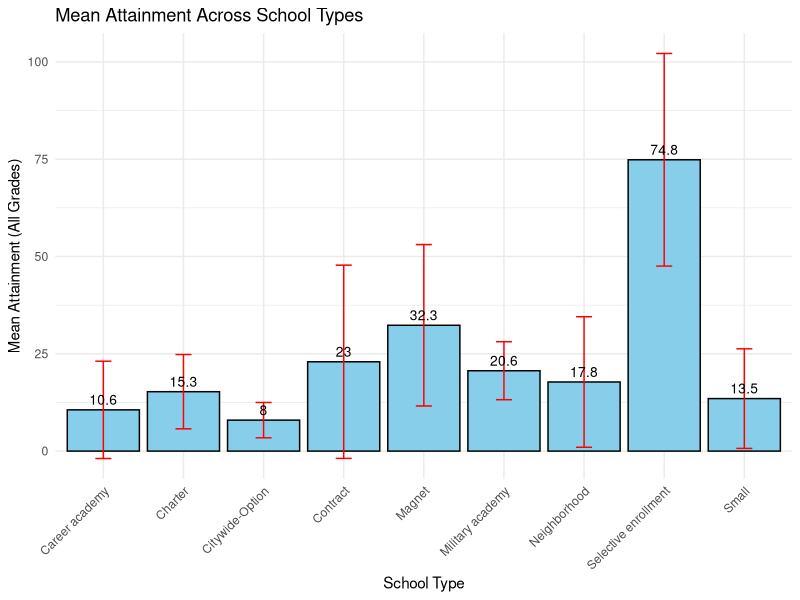
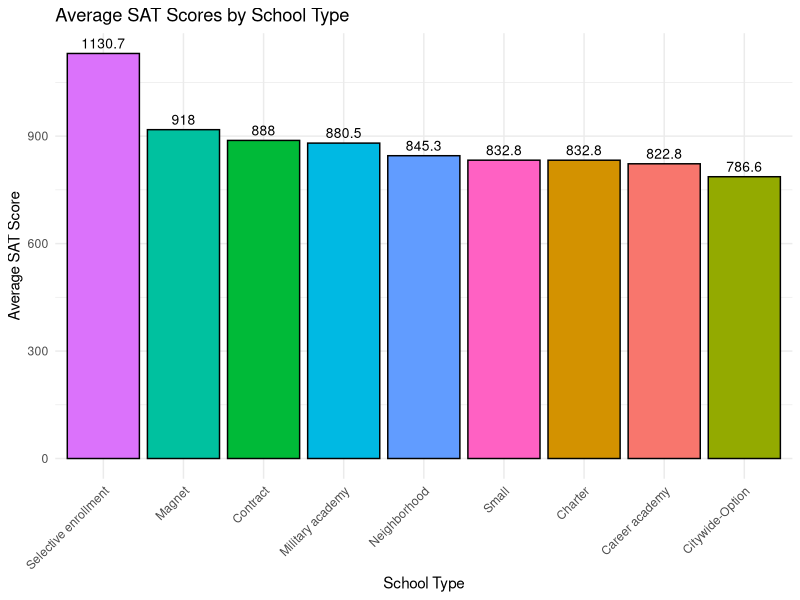
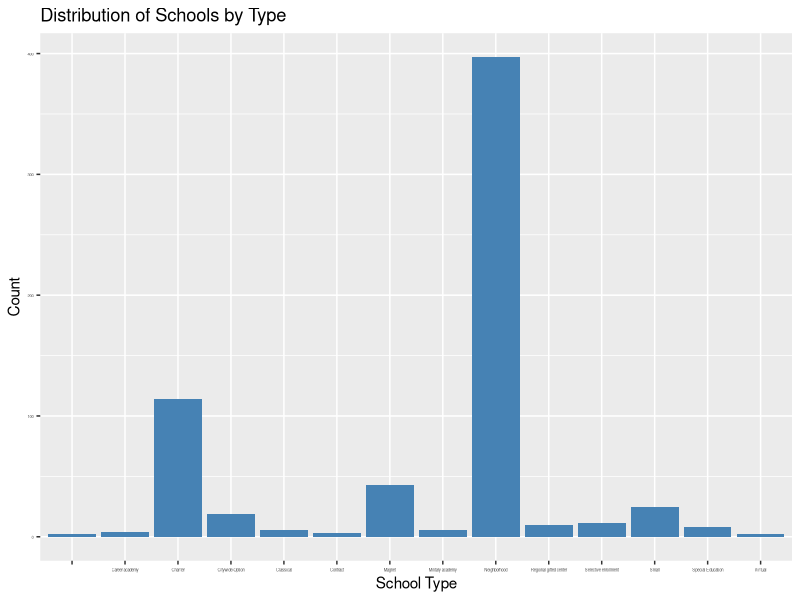
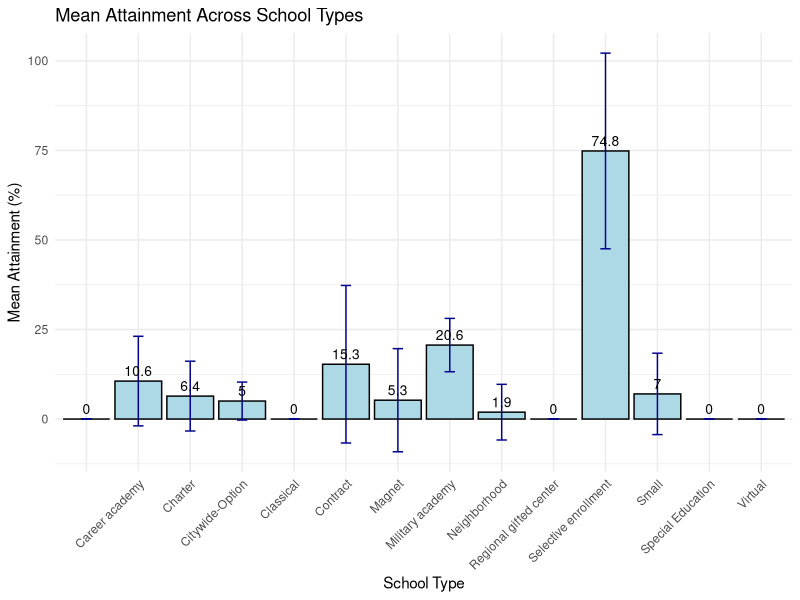
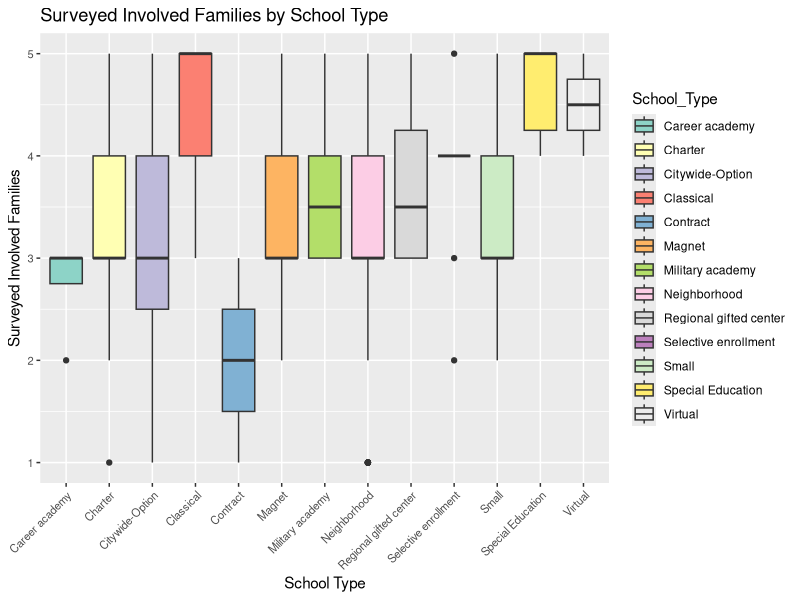
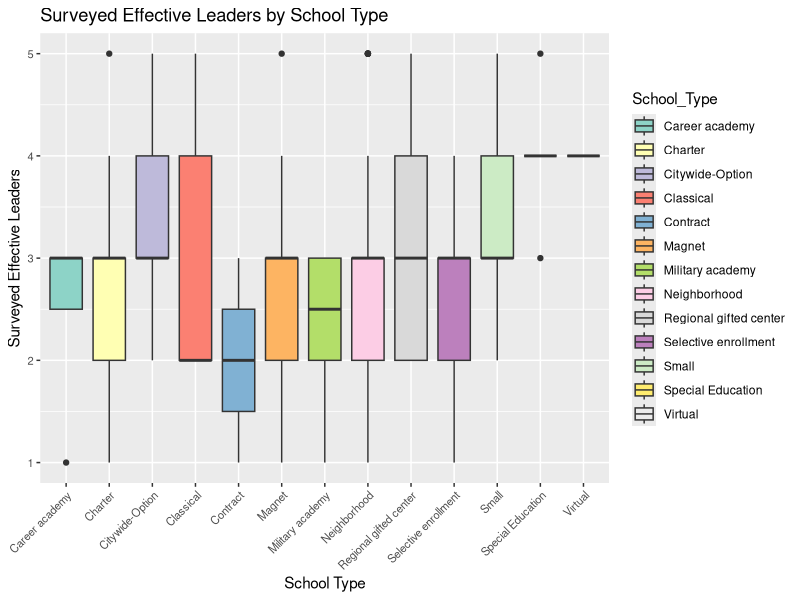
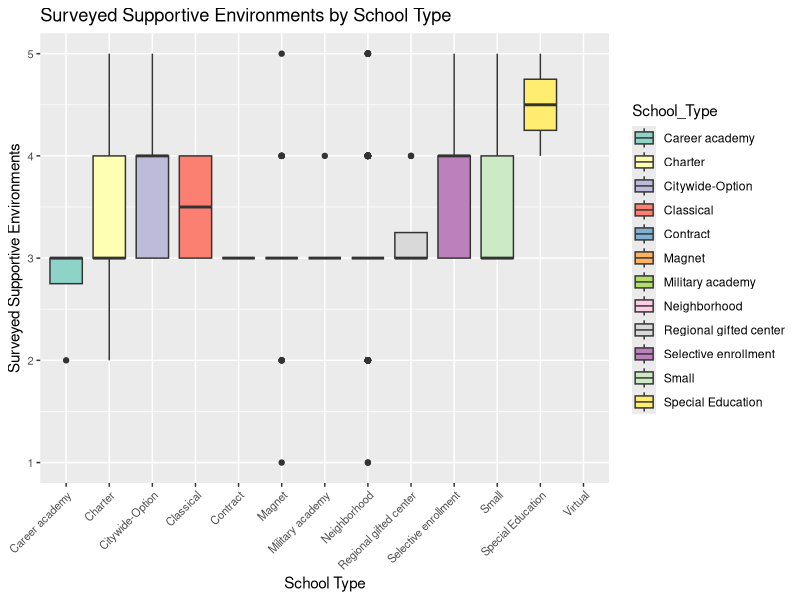
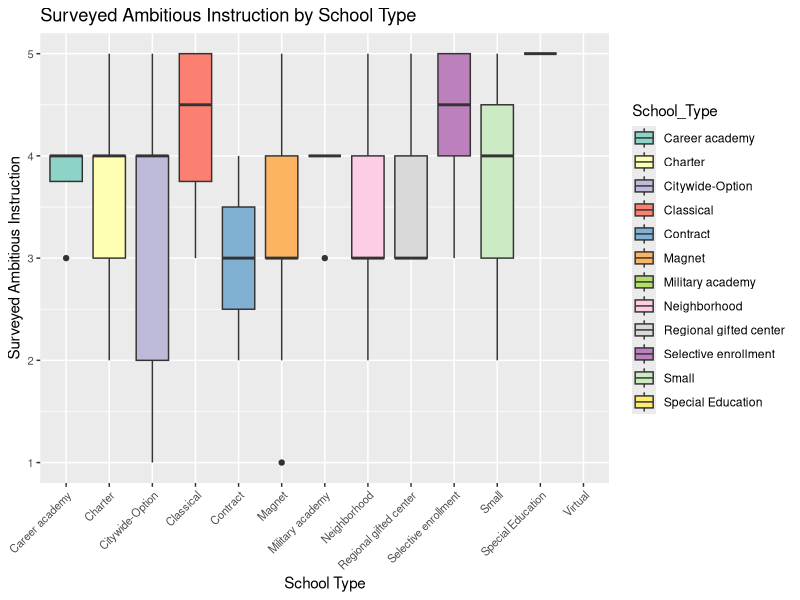

Reproduce these figures in R, in order.
## ---- chunk 1
# Load necessary libraries
library(tidyverse)
library(knitr)

data <- read.csv("Chicago_Public_Schools_-_School_Progress_Reports_SY2324.csv")

missing_data <- data %>%
  summarize_all(~mean(is.na(.)))

cleaned_data <- data %>%
  select(-c(School_ID, Address, City, State, Zip, Phone))

head(cleaned_data[, 1:5], 5)

## ---- chunk 2
# 1. Count of schools by school type
school_type_distribution <- cleaned_data %>%
  count(School_Type)

# Print results as a markdown table
print(knitr::kable(school_type_distribution, format = "markdown"))

## ---- chunk 3
# Count rows where more than 50% of numeric columns are filled with non-NA and non-zero data
# Total number of entries in the dataset
total_entries <- nrow(cleaned_data)

# Count rows where more than 50% of numeric columns are filled with non-NA and non-zero data
entries_with_valid_data <- cleaned_data %>%
  select(where(is.numeric)) %>%  # Consider only numeric columns
  rowwise() %>%
  mutate(valid_data_fraction = mean(!is.na(c_across(everything())) & c_across(everything()) != 0)) %>%
  filter(valid_data_fraction > 0.5) %>%
  nrow()

# Calculate the percentage of valid entries
percentage_valid_data <- (entries_with_valid_data / total_entries) * 100

# Display the results
list(
  Total_Entries = total_entries,
  Valid_Entries = entries_with_valid_data,
  Percentage_Valid_Entries = percentage_valid_data
)


## ---- chunk 4
# Count the number of invalid (NA, zero) entries for each column
columns_with_no_data <- cleaned_data %>%
  summarize_all(~ sum(is.na(.) | . == 0)) %>%
  pivot_longer(cols = everything(), names_to = "Column", values_to = "Missing_or_Zero_Count") %>%
  filter(Missing_or_Zero_Count == nrow(cleaned_data)) 

# Print results as a markdown table
print(knitr::kable(columns_with_no_data, format = "markdown", caption = "Columns with No Valid Data (All Entries NA or Zero)"))


## ---- chunk 5
# Filter out schools with N/A or 0 for attainment rate
valid_attainment_data <- cleaned_data %>%
  filter(!is.na(Attainment_All_Grades_School_Pct) & Attainment_All_Grades_School_Pct > 0)

# 2. Summary of attainment by school type
attainment_summary_by_school_type <- valid_attainment_data %>%
  group_by(School_Type) %>%
  summarize(
    mean_attainment_all_grades = mean(Attainment_All_Grades_School_Pct, na.rm = TRUE),
    median_attainment_all_grades = median(Attainment_All_Grades_School_Pct, na.rm = TRUE),
    sd_attainment_all_grades = sd(Attainment_All_Grades_School_Pct, na.rm = TRUE),
    count = n()
  )
#Print as markdown
print(knitr::kable(attainment_summary_by_school_type, format = "markdown", caption = "Summary of Attainment by School Type"))

# Plot the graph
ggplot(attainment_summary_by_school_type, aes(x = School_Type, y = mean_attainment_all_grades)) +
  geom_bar(stat = "identity", fill = "skyblue", color = "black") + # Bar plot
  geom_errorbar(aes(ymin = mean_attainment_all_grades - sd_attainment_all_grades, 
                    ymax = mean_attainment_all_grades + sd_attainment_all_grades), 
                width = 0.2, color = "red") + # Error bars
  geom_text(aes(label = round(mean_attainment_all_grades, 1)), 
            vjust = -0.5, size = 3.5) + # Add labels to bars
  labs(title = "Mean Attainment Across School Types", 
       x = "School Type", 
       y = "Mean Attainment (All Grades)") +
  theme_minimal() +
  theme(axis.text.x = element_text(angle = 45, hjust = 1))

# 3. Percentage of schools with attainment above 50%
percent_above_50_attainment <- valid_attainment_data %>%
  summarize(
    percent_above_50 = mean(Attainment_All_Grades_School_Pct > 50) * 100
  )

# Print percentage table as markdown
print(knitr::kable(percent_above_50_attainment, format = "markdown", caption = "Percentage of Schools with Attainment Above 50%"))


## ---- chunk 6
# Filter for schools with non-zero SAT scores
valid_sat_scores <- cleaned_data %>%
  filter(SAT_Grade_11_Score_School_Avg > 0)

# Summarize SAT scores by school type
sat_performance_by_school_type <- valid_sat_scores %>%
  group_by(School_Type) %>%
  summarize(
    avg_sat_score = mean(SAT_Grade_11_Score_School_Avg, na.rm = TRUE),
    median_sat_score = median(SAT_Grade_11_Score_School_Avg, na.rm = TRUE),
    sd_sat_score = sd(SAT_Grade_11_Score_School_Avg, na.rm = TRUE),
    count = n()
  )

# Print SAT performance table as markdown
print(knitr::kable(sat_performance_by_school_type, format = "markdown", caption = "SAT Performance by School Type"))


ggplot(sat_performance_by_school_type, aes(x = reorder(School_Type, -avg_sat_score), y = avg_sat_score, fill = School_Type)) +
  geom_bar(stat = "identity", color = "black") +
  geom_text(aes(label = round(avg_sat_score, 1)), vjust = -0.5, size = 3.5) +
  labs(
    title = "Average SAT Scores by School Type",
    x = "School Type",
    y = "Average SAT Score"
  ) +
  theme_minimal() +
  theme(
    axis.text.x = element_text(angle = 45, hjust = 1),
    legend.position = "none"
  )


## ---- chunk 7
# Plot school type distribution
library(ggplot2)
ggplot(cleaned_data, aes(x = School_Type)) +
  geom_bar(fill = "steelblue") +
  labs(title = "Distribution of Schools by Type", x = "School Type", y = "Count") +
  theme(axis.text = element_text(size = 3))

# Descriptive statistics by school type
attainment_summary <- cleaned_data %>%
  group_by(School_Type) %>%
  summarize(
    Mean_Attainment = mean(Attainment_All_Grades_School_Pct, na.rm = TRUE),
    Median_Attainment = median(Attainment_All_Grades_School_Pct, na.rm = TRUE),
    SD_Attainment = sd(Attainment_All_Grades_School_Pct, na.rm = TRUE)
  )

# Plot the graph
ggplot(attainment_summary, aes(x = School_Type, y = Mean_Attainment)) +
  geom_bar(stat = "identity", fill = "lightblue", color = "black") + # Bar plot
  geom_errorbar(aes(ymin = Mean_Attainment - SD_Attainment, 
                    ymax = Mean_Attainment + SD_Attainment), 
                width = 0.2, color = "darkblue") + # Error bars
  geom_text(aes(label = round(Mean_Attainment, 1)), 
            vjust = -0.5, size = 3.5) + # Add labels to bars
  labs(title = "Mean Attainment Across School Types", 
       x = "School Type", 
       y = "Mean Attainment (%)") +
  theme_minimal() +
  theme(axis.text.x = element_text(angle = 45, hjust = 1))

# Convert categorical columns to numeric
cleaned_data <- cleaned_data %>%
  mutate(
    School_Survey_Involved_Families = case_when(
      School_Survey_Involved_Families == "VERY STRONG" ~ 5,
      School_Survey_Involved_Families == "STRONG" ~ 4,
      School_Survey_Involved_Families == "NEUTRAL" ~ 3,
      School_Survey_Involved_Families == "WEAK" ~ 2,
      School_Survey_Involved_Families == "VERY WEAK" ~ 1
    ),
    School_Survey_Supportive_Environment = case_when(
      School_Survey_Supportive_Environment == "VERY STRONG" ~ 5,
      School_Survey_Supportive_Environment == "STRONG" ~ 4,
      School_Survey_Supportive_Environment == "NEUTRAL" ~ 3,
      School_Survey_Supportive_Environment == "WEAK" ~ 2,
      School_Survey_Supportive_Environment == "VERY WEAK" ~ 1
    ),
    School_Survey_Ambitious_Instruction = case_when(
      School_Survey_Ambitious_Instruction == "VERY STRONG" ~ 5,
      School_Survey_Ambitious_Instruction == "STRONG" ~ 4,
      School_Survey_Ambitious_Instruction == "NEUTRAL" ~ 3,
      School_Survey_Ambitious_Instruction == "WEAK" ~ 2,
      School_Survey_Ambitious_Instruction == "VERY WEAK" ~ 1
    ),
    School_Survey_Effective_Leaders = case_when(
      School_Survey_Effective_Leaders == "VERY STRONG" ~ 5,
      School_Survey_Effective_Leaders == "STRONG" ~ 4,
      School_Survey_Effective_Leaders == "NEUTRAL" ~ 3,
      School_Survey_Effective_Leaders == "WEAK" ~ 2,
      School_Survey_Effective_Leaders == "VERY WEAK" ~ 1
    )
  )

cleaned_data <- cleaned_data %>%
  filter(School_Type != "" & !is.na(School_Type))

# Box plots biased on Survey results by School Type 

# School_Survey_Involved_Families
ggplot(cleaned_data, aes(x = School_Type, y = School_Survey_Involved_Families, fill = School_Type)) +
  geom_boxplot() +
  labs(
    title = "Surveyed Involved Families by School Type",
    x = "School Type",
    y = "Surveyed Involved Families"
  ) +
  theme(axis.text = element_text(size = 8), 
        axis.text.x = element_text(angle = 45, hjust = 1)) +
  scale_fill_brewer(palette = "Set3")

# School_Survey_Effective_Leader
ggplot(cleaned_data, aes(x = School_Type, y = School_Survey_Effective_Leaders, fill = School_Type)) +
  geom_boxplot() +
  labs(
    title = "Surveyed Effective Leaders by School Type",
    x = "School Type",
    y = "Surveyed Effective Leaders"
  ) +
  theme(axis.text = element_text(size = 8), 
        axis.text.x = element_text(angle = 45, hjust = 1)) +
  scale_fill_brewer(palette = "Set3")

# School_Survey_Supportive_Environment
ggplot(cleaned_data, aes(x = School_Type, y = School_Survey_Supportive_Environment, fill = School_Type)) +
  geom_boxplot() +
  labs(
    title = "Surveyed Supportive Environments by School Type",
    x = "School Type",
    y = "Surveyed Supportive Environments"
  ) +
  theme(axis.text = element_text(size = 8), 
        axis.text.x = element_text(angle = 45, hjust = 1)) +
  scale_fill_brewer(palette = "Set3")

# School_Survey_Ambitious_Instruction
ggplot(cleaned_data, aes(x = School_Type, y = School_Survey_Ambitious_Instruction, fill = School_Type)) +
  geom_boxplot() +
  labs(
    title = "Surveyed Ambitious Instruction by School Type",
    x = "School Type",
    y = "Surveyed Ambitious Instruction"
  ) +
  theme(axis.text = element_text(size = 8), 
        axis.text.x = element_text(angle = 45, hjust = 1)) +
  scale_fill_brewer(palette = "Set3")

long_data <- cleaned_data %>%
  pivot_longer(
    cols = c(School_Survey_Involved_Families, 
             School_Survey_Effective_Leaders, 
             School_Survey_Supportive_Environment, 
             School_Survey_Ambitious_Instruction),
    names_to = "Survey_Metric",
    values_to = "Score"
  )


## ---- chunk 8
# Filter columns with reliable information
reliable_columns <- c(
  "Chronic_Truancy_Pct", "Mobility_Rate_Pct", "Attainment_All_Grades_School_Pct",
  "Freshmen_On_Track_School_Pct_Year_1", "Freshmen_On_Track_School_Pct_Year_2",
  "Graduation_4_Year_School_Pct_Year_1", "Graduation_4_Year_School_Pct_Year_2",
  "Graduation_5_Year_School_Pct_Year_1", "Graduation_5_Year_School_Pct_Year_2",
  "College_Enrollment_School_Pct_Year_1", "College_Enrollment_School_Pct_Year_2",
  "College_Persistence_School_Pct_Year_1", "College_Persistence_School_Pct_Year_2",
  "One_Year_Dropout_Rate_Year_1_Pct", "One_Year_Dropout_Rate_Year_2_Pct",
  "Teacher_Attendance_Year_1_Pct", "Teacher_Attendance_Year_2_Pct",
  "Student_Attendance_Year_1_Pct", "Student_Attendance_Year_2_Pct",
  "SAT_Grade_11_Score_School_Avg"
)

# Select only relevant columns
filtered_data <- cleaned_data %>%
  select(all_of(reliable_columns)) %>%
  filter(
    !is.na(SAT_Grade_11_Score_School_Avg) & SAT_Grade_11_Score_School_Avg > 0
  ) %>%
  mutate(across(everything(), ~ ifelse(. == 0, NA, .))) %>%
  drop_na()

# Combine Year_1 and Year_2 columns into averages
averaged_data <- filtered_data %>%
  mutate(
    Freshmen_On_Track_Avg = rowMeans(select(., starts_with("Freshmen_On_Track_School_Pct_")), na.rm = TRUE),
    Graduation_4_Year_Avg = rowMeans(select(., starts_with("Graduation_4_Year_School_Pct_")), na.rm = TRUE),
    Graduation_5_Year_Avg = rowMeans(select(., starts_with("Graduation_5_Year_School_Pct_")), na.rm = TRUE),
    College_Enrollment_Avg = rowMeans(select(., starts_with("College_Enrollment_School_Pct_")), na.rm = TRUE),
    College_Persistence_Avg = rowMeans(select(., starts_with("College_Persistence_School_Pct_")), na.rm = TRUE),
    One_Year_Dropout_Avg = rowMeans(select(., starts_with("One_Year_Dropout_Rate_Year_")), na.rm = TRUE),
    Teacher_Attendance_Avg = rowMeans(select(., starts_with("Teacher_Attendance_Year_")), na.rm = TRUE),
    Student_Attendance_Avg = rowMeans(select(., starts_with("Student_Attendance_Year_")), na.rm = TRUE)
  ) %>%
  select(-matches("_Year_"))  # Remove individual year columns

# Correlation analysis with SAT scores
correlation_analysis <- averaged_data %>%
  select(SAT_Grade_11_Score_School_Avg, everything()) %>%
  cor(use = "complete.obs")

library(corrplot)

# Plot the heatmap
corrplot(correlation_analysis, method = "color", col = colorRampPalette(c("blue", "white", "red"))(200),tl.col = "black", tl.cex = 0.5, addCoef.col = "black", number.cex = 0.8)

## ---- chunk 9
# Check if SAT_Grade_11_Score_School_Avg exists after transformations
if (!"SAT_Grade_11_Score_School_Avg" %in% colnames(averaged_data)) {
  stop("SAT_Grade_11_Score_School_Avg column is missing.")
}

# Linear regression analysis
sat_model <- lm(
  SAT_Grade_11_Score_School_Avg ~ .,
  data = averaged_data
)

# Summary of the regression model
model_summary <- summary(sat_model)

# Extract coefficients as a data frame
coefficients_df <- as.data.frame(model_summary$coefficients)
colnames(coefficients_df) <- c("Estimate", "Std. Error", "t value", "Pr(>|t|)")

# Print regression summary as markdown table
print(knitr::kable(coefficients_df, format = "markdown", caption = "Linear Regression Model Coefficients"))

## ---- chunk 10
# Columns of interest, excluding Student_Attendance_Avg if it doesn't exist
survey_columns <- c(
  "School_Survey_Involved_Families", "School_Survey_Supportive_Environment",
  "School_Survey_Ambitious_Instruction", "School_Survey_Effective_Leaders",
  "School_Survey_Collaborative_Teachers", "School_Survey_Safety"
)

# Ensure attendance column exists, replace with a fallback if needed
attendance_column <- "Student_Attendance_Year_1_Pct"  # Replace with Year 2 if necessary

# Define ordinal encoding for survey ratings
survey_rating_map <- c(
  "NOT ENOUGH DATA" = NA,
  "VERY WEAK" = 1,
  "WEAK" = 2,
  "NEUTRAL" = 3,
  "STRONG" = 4,
  "VERY STRONG" = 5
)

# Encode survey columns as ordinal values and select relevant columns
encoded_data <- cleaned_data %>%
  mutate(across(all_of(survey_columns), ~ survey_rating_map[.])) %>%
  filter(!is.na(SAT_Grade_11_Score_School_Avg) & SAT_Grade_11_Score_School_Avg > 0) %>%
  select(SAT_Grade_11_Score_School_Avg, !!sym(attendance_column), all_of(survey_columns)) %>%
  rename(Student_Attendance = !!sym(attendance_column))

# Calculate correlation between survey ratings and other metrics
correlation_results <- encoded_data %>%
  cor(use = "complete.obs")

#Makes a heat map
corrplot(correlation_results, method = "color", col = colorRampPalette(c("blue", "white", "red"))(200),tl.col = "black", tl.cex = 0.5, addCoef.col = "black", number.cex = 0.8)

## ---- chunk 11
# Linear regression to assess impact of survey ratings on SAT scores
survey_model <- lm(
  SAT_Grade_11_Score_School_Avg ~ School_Survey_Involved_Families +
    School_Survey_Supportive_Environment + School_Survey_Ambitious_Instruction +
    School_Survey_Effective_Leaders + School_Survey_Collaborative_Teachers +
    School_Survey_Safety + Student_Attendance,
  data = encoded_data
)

# Extract regression summary
survey_model_summary <- summary(survey_model)

# Convert coefficients to a data frame
coefficients_df <- as.data.frame(survey_model_summary$coefficients)
colnames(coefficients_df) <- c("Estimate", "Std. Error", "t value", "Pr(>|t|)")

# Print regression coefficients as a markdown table
print(knitr::kable(coefficients_df, format = "markdown", caption = "Survey Ratings Linear Regression Coefficients"))

# Display R-squared and adjusted R-squared
r_squared <- survey_model_summary$r.squared
adj_r_squared <- survey_model_summary$adj.r.squared

# Display model performance metrics as a markdown table
performance_metrics <- data.frame(
  Metric = c("R-squared", "Adjusted R-squared"),
  Value = c(r_squared, adj_r_squared)
)

print(knitr::kable(performance_metrics, format = "markdown", caption = "Survey Ratings Regression Performance Metrics"))


